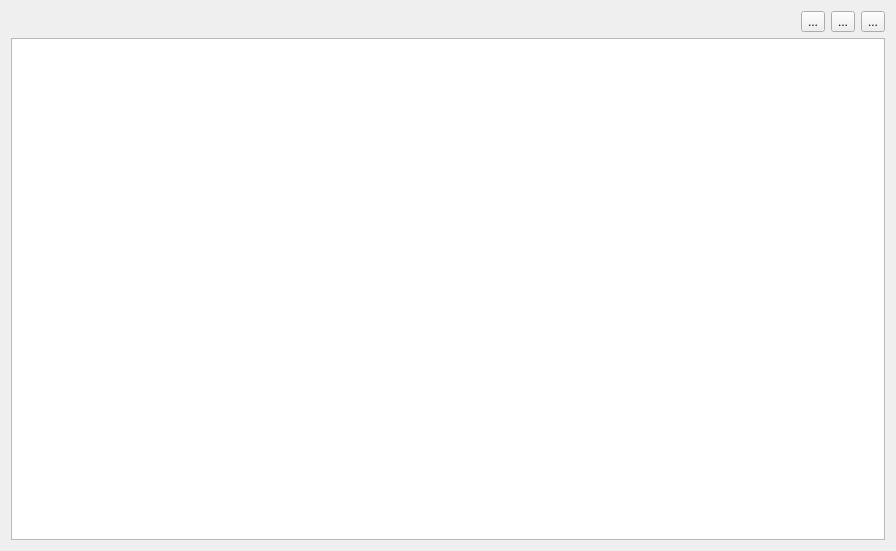
<?xml version="1.0" encoding="UTF-8"?>
<ui version="4.0">
 <class>SampleTableWidget</class>
 <widget class="QWidget" name="SampleTableWidget">
  <property name="geometry">
   <rect>
    <x>0</x>
    <y>0</y>
    <width>896</width>
    <height>551</height>
   </rect>
  </property>
  <property name="windowTitle">
   <string>Form</string>
  </property>
  <layout class="QVBoxLayout" name="verticalLayout">
   <item>
    <layout class="QHBoxLayout" name="horizontalLayout">
     <item>
      <spacer name="horizontalSpacer">
       <property name="orientation">
        <enum>Qt::Horizontal</enum>
       </property>
       <property name="sizeHint" stdset="0">
        <size>
         <width>40</width>
         <height>20</height>
        </size>
       </property>
      </spacer>
     </item>
     <item>
      <widget class="QToolButton" name="toolButton">
       <property name="text">
        <string>...</string>
       </property>
      </widget>
     </item>
     <item>
      <widget class="QToolButton" name="toolButton_2">
       <property name="text">
        <string>...</string>
       </property>
      </widget>
     </item>
     <item>
      <widget class="QToolButton" name="toolButton_3">
       <property name="text">
        <string>...</string>
       </property>
      </widget>
     </item>
    </layout>
   </item>
   <item>
    <widget class="QTableWidget" name="tableWidget"/>
   </item>
  </layout>
 </widget>
 <resources/>
 <connections/>
</ui>
